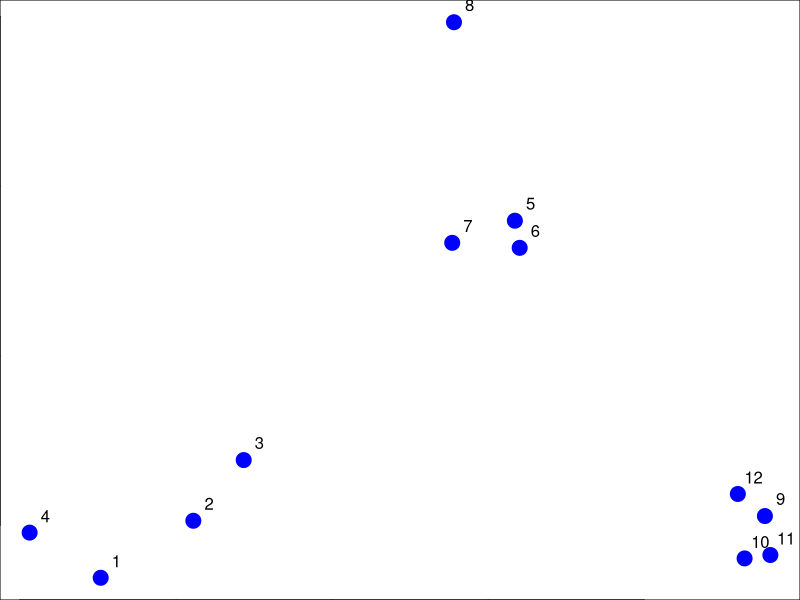
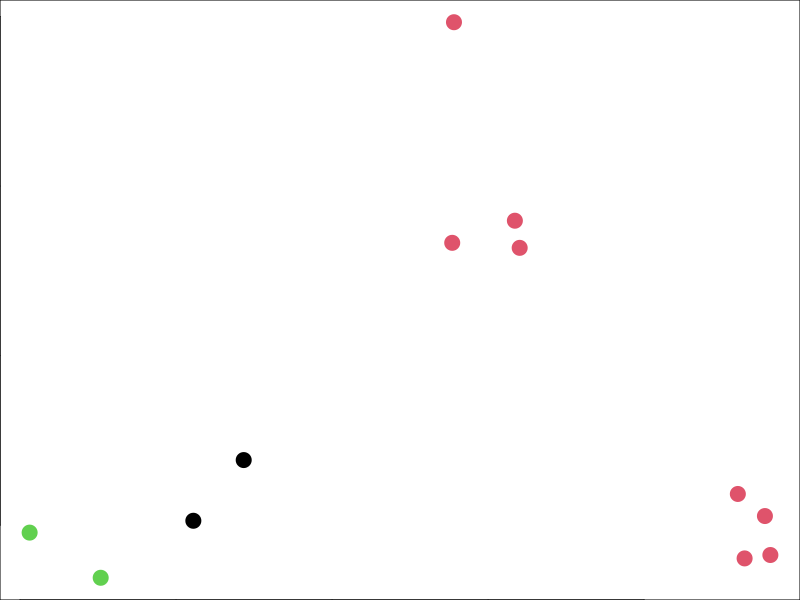

Generate these figures, in order, with R:
set.seed(1234)
x <- rnorm(12, mean = rep(1:3, each=4), sd = 0.2)
y <- rnorm(12, mean = rep(c(1, 2, 1), each=4), sd = 0.2)

par(mar=c(0,0,0,0))
plot(x, y, col="blue", pch=19, cex=2)
text(x + 0.05, y + 0.05, labels = as.character(1:12))

dataFrame <- data.frame(x = x, y = y)
kmeansObj <- kmeans(dataFrame, centers = 3)

plot(x, y, col = kmeansObj$cluster, pch = 19, cex = 2)
